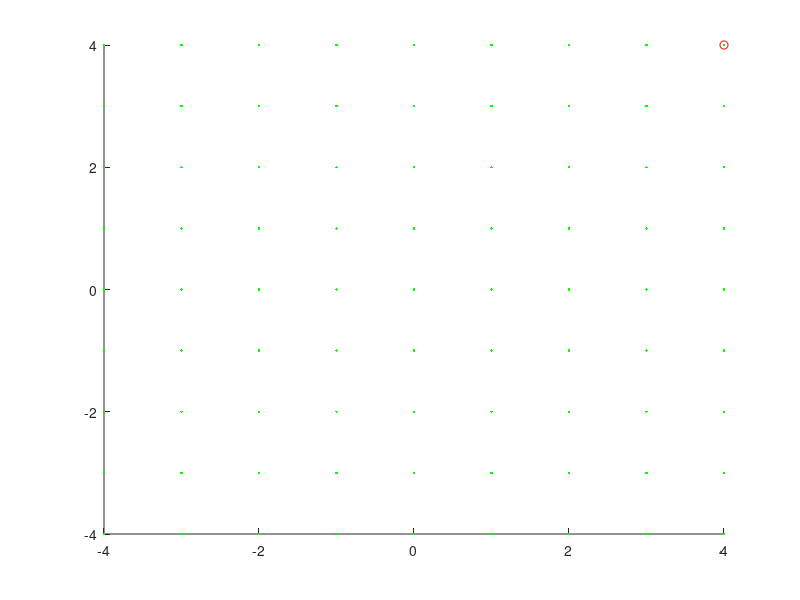

This chart was generated by the following MATLAB code:
function prikol()
    global dots fuel x y;
    dots = zeros(0,81);
    fuel = 20;
    x =0;
    y =0;
    i=1;
    for X = -4:4
        for Y = -4:4
            dots(i).x = X;
            dots(i).y = Y;
            dots(i).p = true;
            i = i+1;
        end
    end
    while isempty()
        move();
    end
end

function [r,dot] = get_closest(x,y)
    global dots;
    r = Inf;
    ind = 1;
    for i=1:length(dots)
        tmp_r = abs(dots(i).x-x) + abs(dots(i).y-y);
        if tmp_r < r && dots(i).p && tmp_r ~=0
            r = tmp_r;
            ind = i;
        end
    end
    dot = dots(ind);
end

function a =isempty()
    global dots;
    a = false;
    for i=1:length(dots)
        if dots(i).p
            a = true;
            break;
        end
    end
end

function move()
    global fuel x y;
    [r,next] = get_closest(x,y);
    if (2*r + 4)>fuel
        go(0,0);
        fuel = 20;
    else
        go(next.x, next.y);
    end
end

function go(X,Y)
    global x y fuel;
    while X ~= x || Y ~= y
        if x<X
            x = x+1;
            mark(x,y);
            fuel = fuel -1;
        elseif x>X
            x = x-1;
            mark(x,y);
            fuel = fuel -1;
        end
        if y<Y
            y = y+1;
            mark(x,y);
            fuel = fuel -1;
        elseif y>Y
            y = y-1;
            mark(x,y);
            fuel = fuel -1;
        end
        disp(fuel);
        pl();
    end
end

function pl()
    global dots x y;
    cla;
    hold on;
    for i=1:length(dots)
        if dots(i).p
            plot(dots(i).x, dots(i).y, 'r.');
        else
            plot(dots(i).x, dots(i).y, 'g.');
        end
    end
    plot(x,y, 'or');
    pause(0.3);
    hold off;
end

function mark(x,y)
    global dots;
    for i=1:length(dots)
        if dots(i).x == x && dots(i).y == y
            dots(i).p = false;
            break;
        end
    end
end